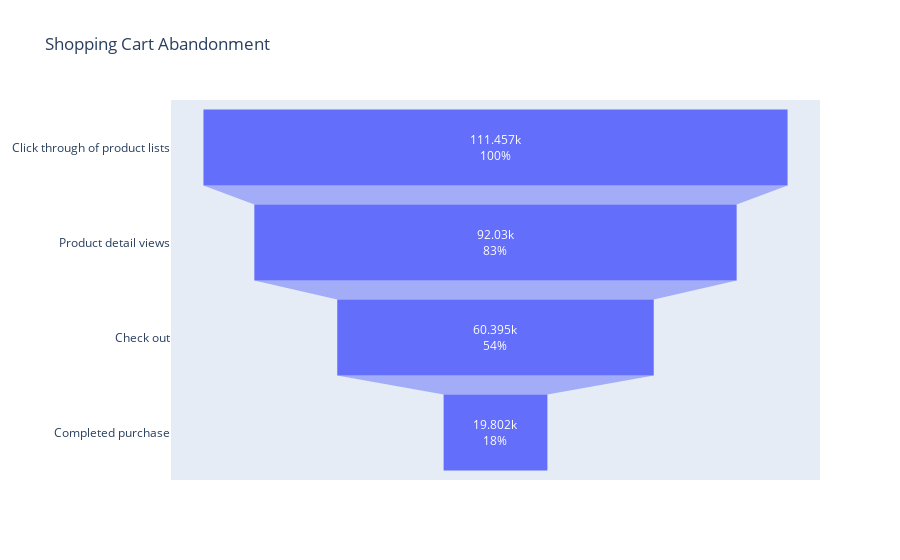

This figure's notebook cell:
### Code cell
# create a funnel visualization
fig = go.Figure(go.Funnel(
    y = df_7['actions'],
    x = df_7['total_hits'],
    textposition = 'inside',
    textinfo = 'value+percent initial'))

fig.update_layout(title_text = 'Shopping Cart Abandonment')

fig.show()

### Figure 1 — Plotly figure (JSON) as saved in the notebook; plotly's stock layout.template omitted (floating-point values rounded to 4 significant figures)
{"data": [{"textinfo": "value+percent initial", "textposition": "inside", "type": "funnel", "x": [111457, 92030, 60395, 19802], "y": ["Click through of product lists", "Product detail views", "Check out", "Completed purchase"]}], "layout": {"title": {"text": "Shopping Cart Abandonment"}}}
